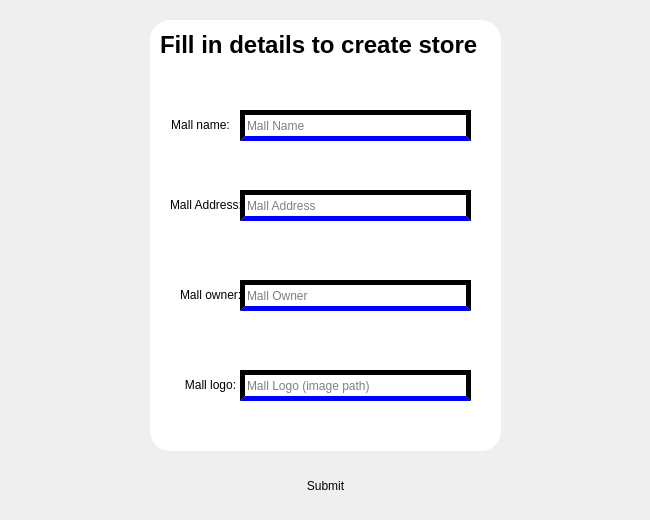
       <widget class="QWidget" name="create_store_page">
        <widget class="QFrame" name="form_frame">
         <property name="geometry">
          <rect>
           <x>0</x>
           <y>10</y>
           <width>641</width>
           <height>501</height>
          </rect>
         </property>
         <property name="styleSheet">
          <string notr="true">border-radius: 20px;
border-color: rgb(0, 0, 255);</string>
         </property>
         <property name="frameShape">
          <enum>QFrame::StyledPanel</enum>
         </property>
         <property name="frameShadow">
          <enum>QFrame::Raised</enum>
         </property>
         <widget class="QFrame" name="frame">
          <property name="geometry">
           <rect>
            <x>150</x>
            <y>10</y>
            <width>351</width>
            <height>431</height>
           </rect>
          </property>
          <property name="styleSheet">
           <string notr="true">background-color: rgb(255, 255, 255);</string>
          </property>
          <property name="frameShape">
           <enum>QFrame::StyledPanel</enum>
          </property>
          <property name="frameShadow">
           <enum>QFrame::Raised</enum>
          </property>
          <widget class="QLineEdit" name="mall_name_edit">
           <property name="geometry">
            <rect>
             <x>90</x>
             <y>90</y>
             <width>231</width>
             <height>31</height>
            </rect>
           </property>
           <property name="styleSheet">
            <string notr="true">font: 8pt &quot;CentSchbkCyrill BT&quot;;
text-decoration: none;
border: 5px solid;
border-bottom-color: blue</string>
           </property>
           <property name="text">
            <string/>
           </property>
           <property name="placeholderText">
            <string>Mall Name</string>
           </property>
           <property name="clearButtonEnabled">
            <bool>true</bool>
           </property>
          </widget>
          <widget class="QLabel" name="fill_in_details_label">
           <property name="geometry">
            <rect>
             <x>10</x>
             <y>10</y>
             <width>331</width>
             <height>31</height>
            </rect>
           </property>
           <property name="styleSheet">
            <string notr="true">border: none</string>
           </property>
           <property name="text">
            <string>&lt;html&gt;&lt;head/&gt;&lt;body&gt;&lt;p&gt;&lt;span style=&quot; font-size:18pt; font-weight:600;&quot;&gt;Fill in details to create store&lt;/span&gt;&lt;/p&gt;&lt;/body&gt;&lt;/html&gt;</string>
           </property>
          </widget>
          <widget class="QLabel" name="mall_name_label">
           <property name="geometry">
            <rect>
             <x>20</x>
             <y>90</y>
             <width>61</width>
             <height>31</height>
            </rect>
           </property>
           <property name="styleSheet">
            <string notr="true">border: none</string>
           </property>
           <property name="text">
            <string>&lt;html&gt;&lt;head/&gt;&lt;body&gt;&lt;p align=&quot;center&quot;&gt;Mall name:&lt;/p&gt;&lt;/body&gt;&lt;/html&gt;</string>
           </property>
          </widget>
          <widget class="QLabel" name="mall_address_label">
           <property name="geometry">
            <rect>
             <x>20</x>
             <y>170</y>
             <width>71</width>
             <height>31</height>
            </rect>
           </property>
           <property name="styleSheet">
            <string notr="true">border: none</string>
           </property>
           <property name="text">
            <string>&lt;html&gt;&lt;head/&gt;&lt;body&gt;&lt;p align=&quot;center&quot;&gt;Mall Address:&lt;/p&gt;&lt;/body&gt;&lt;/html&gt;</string>
           </property>
          </widget>
          <widget class="QLabel" name="mall_owner_label">
           <property name="geometry">
            <rect>
             <x>30</x>
             <y>260</y>
             <width>61</width>
             <height>31</height>
            </rect>
           </property>
           <property name="styleSheet">
            <string notr="true">border: none</string>
           </property>
           <property name="text">
            <string>&lt;html&gt;&lt;head/&gt;&lt;body&gt;&lt;p align=&quot;center&quot;&gt;Mall owner:&lt;/p&gt;&lt;/body&gt;&lt;/html&gt;</string>
           </property>
          </widget>
          <widget class="QLabel" name="mall_logo_label">
           <property name="geometry">
            <rect>
             <x>30</x>
             <y>350</y>
             <width>61</width>
             <height>31</height>
            </rect>
           </property>
           <property name="styleSheet">
            <string notr="true">border: none</string>
           </property>
           <property name="text">
            <string>&lt;html&gt;&lt;head/&gt;&lt;body&gt;&lt;p align=&quot;center&quot;&gt;Mall logo:&lt;/p&gt;&lt;/body&gt;&lt;/html&gt;</string>
           </property>
          </widget>
          <widget class="QLineEdit" name="mall_address_edit">
           <property name="geometry">
            <rect>
             <x>90</x>
             <y>170</y>
             <width>231</width>
             <height>31</height>
            </rect>
           </property>
           <property name="styleSheet">
            <string notr="true">font: 8pt &quot;CentSchbkCyrill BT&quot;;
text-decoration: none;
border: 5px solid;
border-bottom-color: blue</string>
           </property>
           <property name="text">
            <string/>
           </property>
           <property name="placeholderText">
            <string>Mall Address</string>
           </property>
           <property name="clearButtonEnabled">
            <bool>true</bool>
           </property>
          </widget>
          <widget class="QLineEdit" name="mall_owner_edit">
           <property name="geometry">
            <rect>
             <x>90</x>
             <y>260</y>
             <width>231</width>
             <height>31</height>
            </rect>
           </property>
           <property name="styleSheet">
            <string notr="true">font: 8pt &quot;CentSchbkCyrill BT&quot;;
text-decoration: none;
border: 5px solid;
border-bottom-color: blue</string>
           </property>
           <property name="text">
            <string/>
           </property>
           <property name="placeholderText">
            <string>Mall Owner</string>
           </property>
           <property name="clearButtonEnabled">
            <bool>true</bool>
           </property>
          </widget>
          <widget class="QLineEdit" name="mall_logo_edit">
           <property name="geometry">
            <rect>
             <x>90</x>
             <y>350</y>
             <width>231</width>
             <height>31</height>
            </rect>
           </property>
           <property name="styleSheet">
            <string notr="true">font: 8pt &quot;CentSchbkCyrill BT&quot;;
text-decoration: none;
border: 5px solid;
border-bottom-color: blue</string>
           </property>
           <property name="text">
            <string/>
           </property>
           <property name="placeholderText">
            <string>Mall Logo (image path)</string>
           </property>
           <property name="clearButtonEnabled">
            <bool>true</bool>
           </property>
          </widget>
         </widget>
         <widget class="QPushButton" name="create_store_submit_button">
          <property name="geometry">
           <rect>
            <x>200</x>
            <y>460</y>
            <width>251</width>
            <height>31</height>
           </rect>
          </property>
          <property name="styleSheet">
           <string notr="true">
QPushButton {
                
	background-color: blue;
                border: none;
                border-radius: 5px;

				color: white
            }
QPushButton:hover {
                background-color: gray;
            };
</string>
          </property>
          <property name="text">
           <string>Submit</string>
          </property>
         </widget>
        </widget>
       </widget>
